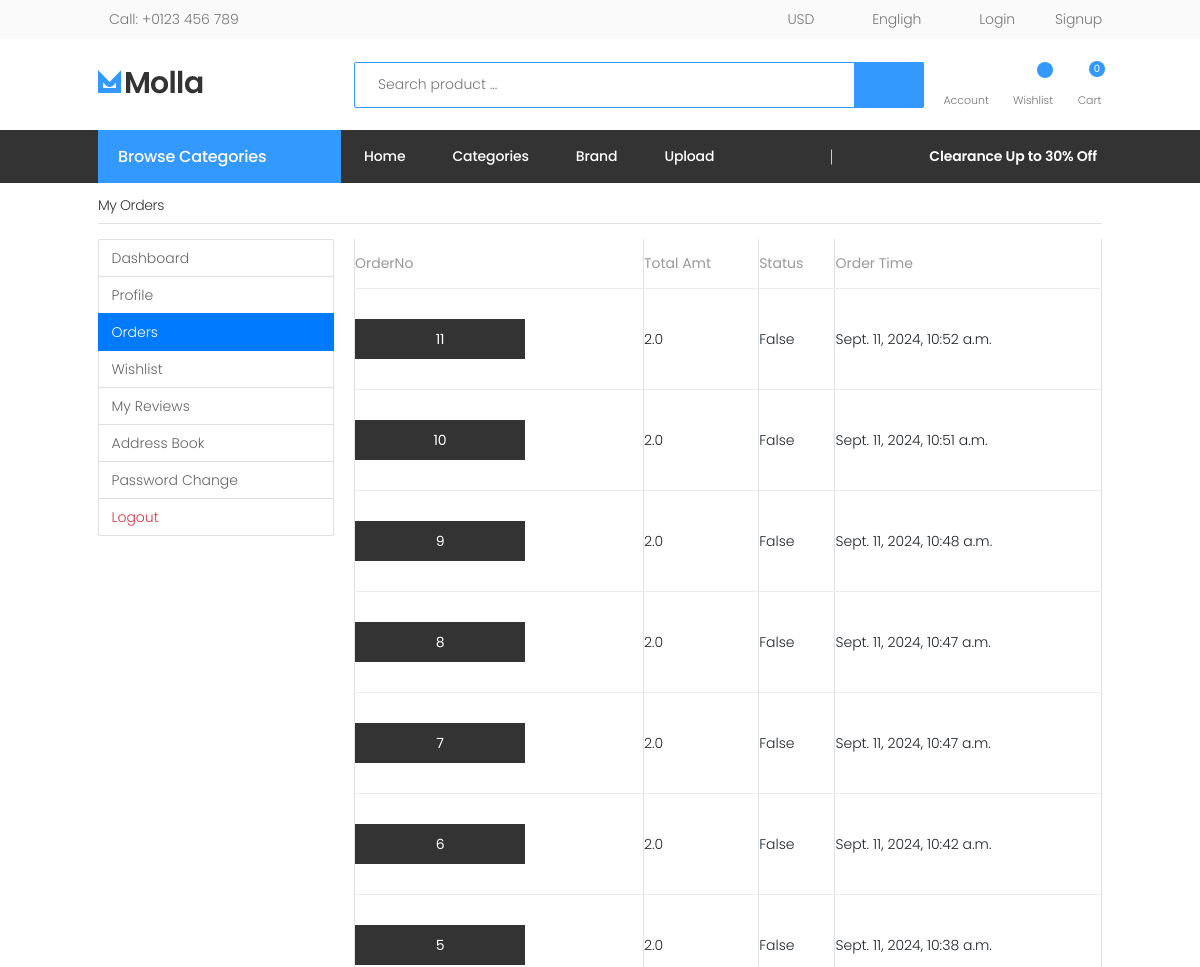
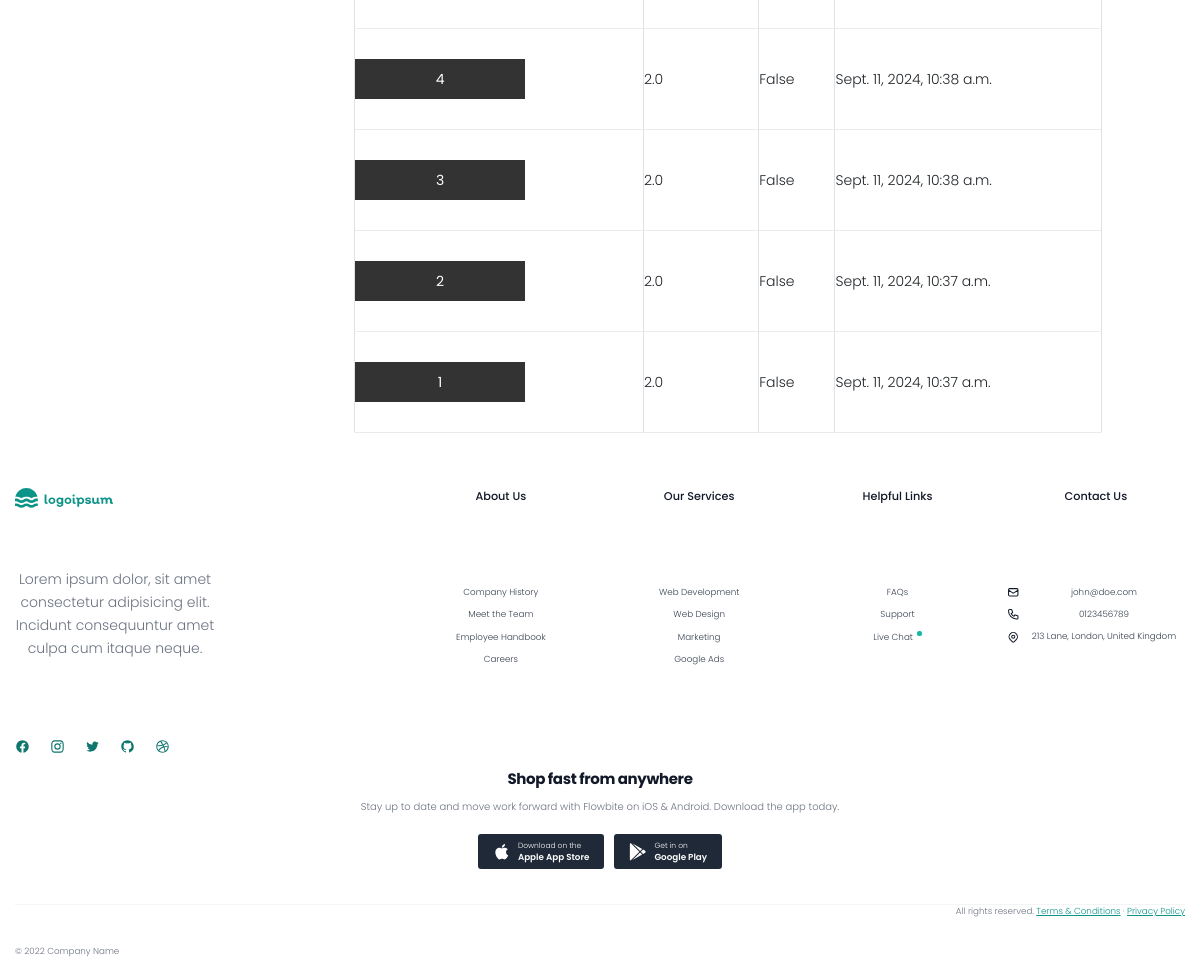
The app's page /my-orders (signed in) with its own data (2 pictures, top to bottom).
### myapp/models.py (models this page shows)
class CartOrder(models.Model):
    user = models.ForeignKey(User, on_delete=models.CASCADE)
    total_amt = models.FloatField()
    paid_status = models.BooleanField(default=False)
    order_dt = models.DateTimeField(auto_now_add=True)
    order_status = models.CharField(choices=status_choice, default='process', max_length=150)
    class Meta:
        verbose_name_plural = '6. Orders'

### myapp/views.py (the view)
# urls.py: path('my-orders',views.my_orders, name='my_orders'),
def my_orders(request):
	orders=CartOrder.objects.filter(user=request.user).order_by('-id')
	return render(request,  'user/orders.html', {'orders':orders})

### myapp/templates/user/orders.html
{% extends 'base.html' %}
{% load static %}
{% block content %}
<main class="container my-4">
	<h3 class="my-4 border-bottom pb-1">My Orders</h3>
	<div class="row">
		<div class="col-md-3">
			{% include 'user/user-sidebar.html' %}
		</div>
		<div class="col-md-9">
			<div class="table-responsive">
				<table class="table-bordered table">
					<thead>
						<tr>
							<th>OrderNo</th>
							<th>Total Amt</th>
							<th>Status</th>
							<th>Order Time</th>
						</tr>
					</thead>
					<tbody>
						{% for order in orders %}
						<tr>
							<td><a href="{% url 'my_order_items' order.id %}" class="btn btn-sm btn-dark">{{order.id}}</a></td>
							<td>{{order.total_amt}}</td>
							<td>{{order.paid_status}}</td>
							<td>{{order.order_dt}}</td>
						</tr>
						{% endfor %}
					</tbody>
				</table>
			</div>
		</div>
	</div>
</main>
{% endblock %}

### static/assets/css/skins/skin-demo-13.css (style rules this page uses)
a { color:#39f }
.btn-dark { color:#fff;background-color:#333;border-color:#333;box-shadow:none }

### records on screen
CartOrder: id "11", total_amt "2.0", paid_status "False", order_dt "Sept. 11, 2024, 10:52 a.m."
CartOrder: id "10", total_amt "2.0", paid_status "False", order_dt "Sept. 11, 2024, 10:51 a.m."
CartOrder: id "9", total_amt "2.0", paid_status "False", order_dt "Sept. 11, 2024, 10:48 a.m."
CartOrder: id "8", total_amt "2.0", paid_status "False", order_dt "Sept. 11, 2024, 10:47 a.m."
CartOrder: id "7", total_amt "2.0", paid_status "False", order_dt "Sept. 11, 2024, 10:47 a.m."
CartOrder: id "6", total_amt "2.0", paid_status "False", order_dt "Sept. 11, 2024, 10:42 a.m."
CartOrder: id "5", total_amt "2.0", paid_status "False", order_dt "Sept. 11, 2024, 10:38 a.m."
CartOrder: id "4", total_amt "2.0", paid_status "False", order_dt "Sept. 11, 2024, 10:38 a.m."
CartOrder: id "3", total_amt "2.0", paid_status "False", order_dt "Sept. 11, 2024, 10:38 a.m."
CartOrder: id "2", total_amt "2.0", paid_status "False", order_dt "Sept. 11, 2024, 10:37 a.m."
CartOrder: id "1", total_amt "2.0", paid_status "False", order_dt "Sept. 11, 2024, 10:37 a.m."

### other values on screen
{{ request.session.cartdata|length }} "0"
